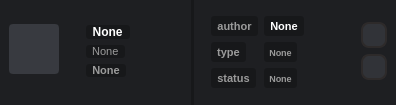
<?xml version="1.0" encoding="UTF-8"?>
<ui version="4.0">
 <class>Form</class>
 <widget class="QWidget" name="Form">
  <property name="geometry">
   <rect>
    <x>0</x>
    <y>0</y>
    <width>396</width>
    <height>105</height>
   </rect>
  </property>
  <property name="windowTitle">
   <string>Form</string>
  </property>
  <property name="styleSheet">
   <string notr="true">QWidget {
	background-color: rgb(30, 31, 34);
	color: rgb(255, 255, 255);
}</string>
  </property>
  <layout class="QGridLayout" name="gridLayout">
   <property name="leftMargin">
    <number>0</number>
   </property>
   <property name="topMargin">
    <number>0</number>
   </property>
   <property name="rightMargin">
    <number>0</number>
   </property>
   <property name="bottomMargin">
    <number>0</number>
   </property>
   <property name="spacing">
    <number>0</number>
   </property>
   <item row="0" column="0">
    <widget class="QFrame" name="frame">
     <property name="styleSheet">
      <string notr="true">QFrame {
	border-radius: 0px;
}
</string>
     </property>
     <property name="frameShape">
      <enum>QFrame::NoFrame</enum>
     </property>
     <property name="frameShadow">
      <enum>QFrame::Raised</enum>
     </property>
     <layout class="QGridLayout" name="gridLayout_2">
      <property name="topMargin">
       <number>0</number>
      </property>
      <property name="bottomMargin">
       <number>0</number>
      </property>
      <property name="horizontalSpacing">
       <number>17</number>
      </property>
      <item row="0" column="2">
       <spacer name="horizontalSpacer">
        <property name="orientation">
         <enum>Qt::Horizontal</enum>
        </property>
        <property name="sizeHint" stdset="0">
         <size>
          <width>40</width>
          <height>20</height>
         </size>
        </property>
       </spacer>
      </item>
      <item row="0" column="0" rowspan="2">
       <widget class="QPushButton" name="pushButton">
        <property name="sizePolicy">
         <sizepolicy hsizetype="Preferred" vsizetype="Preferred">
          <horstretch>0</horstretch>
          <verstretch>0</verstretch>
         </sizepolicy>
        </property>
        <property name="minimumSize">
         <size>
          <width>50</width>
          <height>50</height>
         </size>
        </property>
        <property name="maximumSize">
         <size>
          <width>50</width>
          <height>50</height>
         </size>
        </property>
        <property name="styleSheet">
         <string notr="true">QPushButton {
	border-radius: 4px;
	background-color: rgb(56, 58, 64);
	border: 2px solid rgb(56, 58, 64);
}

QPushButton:hover {
	background-color: rgb(76, 78, 84);
}

QPushButton:pressed {
	background-color: rgb(66, 68, 74);
	color: rgb(30, 31, 34);
}</string>
        </property>
        <property name="text">
         <string/>
        </property>
       </widget>
      </item>
      <item row="0" column="5" rowspan="2">
       <widget class="QFrame" name="frame_2">
        <property name="minimumSize">
         <size>
          <width>44</width>
          <height>0</height>
         </size>
        </property>
        <property name="frameShape">
         <enum>QFrame::NoFrame</enum>
        </property>
        <property name="frameShadow">
         <enum>QFrame::Raised</enum>
        </property>
        <layout class="QGridLayout" name="gridLayout_3">
         <property name="leftMargin">
          <number>0</number>
         </property>
         <property name="topMargin">
          <number>4</number>
         </property>
         <property name="rightMargin">
          <number>0</number>
         </property>
         <property name="bottomMargin">
          <number>0</number>
         </property>
         <property name="horizontalSpacing">
          <number>0</number>
         </property>
         <property name="verticalSpacing">
          <number>6</number>
         </property>
         <item row="3" column="2">
          <spacer name="verticalSpacer">
           <property name="orientation">
            <enum>Qt::Vertical</enum>
           </property>
           <property name="sizeHint" stdset="0">
            <size>
             <width>20</width>
             <height>40</height>
            </size>
           </property>
          </spacer>
         </item>
         <item row="2" column="2">
          <widget class="QPushButton" name="pushButton_3">
           <property name="sizePolicy">
            <sizepolicy hsizetype="Fixed" vsizetype="Fixed">
             <horstretch>0</horstretch>
             <verstretch>0</verstretch>
            </sizepolicy>
           </property>
           <property name="minimumSize">
            <size>
             <width>26</width>
             <height>26</height>
            </size>
           </property>
           <property name="maximumSize">
            <size>
             <width>26</width>
             <height>26</height>
            </size>
           </property>
           <property name="styleSheet">
            <string notr="true">QPushButton {
	color: rgb(255, 255, 255);
	background-color: rgb(49, 51, 56);
	border-radius: 8px;
    border: 2px solid #2d2a2a;
}

QPushButton:hover {
	background-color: rgb(59, 61, 66);
}

QPushButton:pressed {
	background-color: rgb(76, 78, 84);
}</string>
           </property>
           <property name="text">
            <string/>
           </property>
           <property name="icon">
            <iconset>
             <normaloff>res/SHARE.png</normaloff>res/SHARE.png</iconset>
           </property>
          </widget>
         </item>
         <item row="1" column="2">
          <widget class="QPushButton" name="pushButton_2">
           <property name="sizePolicy">
            <sizepolicy hsizetype="Fixed" vsizetype="Fixed">
             <horstretch>0</horstretch>
             <verstretch>0</verstretch>
            </sizepolicy>
           </property>
           <property name="minimumSize">
            <size>
             <width>26</width>
             <height>26</height>
            </size>
           </property>
           <property name="maximumSize">
            <size>
             <width>26</width>
             <height>26</height>
            </size>
           </property>
           <property name="styleSheet">
            <string notr="true">QPushButton {
	color: rgb(255, 255, 255);
	background-color: rgb(49, 51, 56);
	border-radius: 8px;
    border: 2px solid #2d2a2a;
}

QPushButton:hover {
	background-color: rgb(59, 61, 66);
}

QPushButton:pressed {
	background-color: rgb(76, 78, 84);
}</string>
           </property>
           <property name="text">
            <string/>
           </property>
           <property name="icon">
            <iconset>
             <normaloff>res/download.png</normaloff>res/download.png</iconset>
           </property>
          </widget>
         </item>
         <item row="1" column="0" rowspan="2">
          <spacer name="horizontalSpacer_4">
           <property name="orientation">
            <enum>Qt::Horizontal</enum>
           </property>
           <property name="sizeType">
            <enum>QSizePolicy::Preferred</enum>
           </property>
           <property name="sizeHint" stdset="0">
            <size>
             <width>40</width>
             <height>20</height>
            </size>
           </property>
          </spacer>
         </item>
         <item row="0" column="2">
          <spacer name="verticalSpacer_6">
           <property name="orientation">
            <enum>Qt::Vertical</enum>
           </property>
           <property name="sizeHint" stdset="0">
            <size>
             <width>20</width>
             <height>40</height>
            </size>
           </property>
          </spacer>
         </item>
        </layout>
       </widget>
      </item>
      <item row="0" column="4" rowspan="2">
       <widget class="QFrame" name="frame_4">
        <property name="minimumSize">
         <size>
          <width>21</width>
          <height>0</height>
         </size>
        </property>
        <property name="styleSheet">
         <string notr="true">QLabel {
	color: rgb(255, 255, 255);
	background-color: rgb(23, 24, 26);
	border-radius: 3px;
}</string>
        </property>
        <property name="frameShape">
         <enum>QFrame::NoFrame</enum>
        </property>
        <property name="frameShadow">
         <enum>QFrame::Raised</enum>
        </property>
        <layout class="QGridLayout" name="gridLayout_5">
         <property name="leftMargin">
          <number>0</number>
         </property>
         <property name="topMargin">
          <number>4</number>
         </property>
         <property name="rightMargin">
          <number>0</number>
         </property>
         <property name="bottomMargin">
          <number>0</number>
         </property>
         <property name="horizontalSpacing">
          <number>6</number>
         </property>
         <item row="1" column="1">
          <widget class="QLabel" name="label_4">
           <property name="sizePolicy">
            <sizepolicy hsizetype="Maximum" vsizetype="Preferred">
             <horstretch>0</horstretch>
             <verstretch>0</verstretch>
            </sizepolicy>
           </property>
           <property name="font">
            <font>
             <pointsize>8</pointsize>
             <weight>75</weight>
             <bold>true</bold>
            </font>
           </property>
           <property name="text">
            <string>  None  </string>
           </property>
           <property name="alignment">
            <set>Qt::AlignCenter</set>
           </property>
          </widget>
         </item>
         <item row="3" column="1">
          <widget class="QLabel" name="label_6">
           <property name="sizePolicy">
            <sizepolicy hsizetype="Maximum" vsizetype="Preferred">
             <horstretch>0</horstretch>
             <verstretch>0</verstretch>
            </sizepolicy>
           </property>
           <property name="font">
            <font>
             <pointsize>7</pointsize>
             <weight>75</weight>
             <bold>true</bold>
            </font>
           </property>
           <property name="styleSheet">
            <string notr="true">color: rgb(155, 155, 155);</string>
           </property>
           <property name="text">
            <string>  None  </string>
           </property>
           <property name="alignment">
            <set>Qt::AlignCenter</set>
           </property>
          </widget>
         </item>
         <item row="2" column="1">
          <widget class="QLabel" name="label_5">
           <property name="sizePolicy">
            <sizepolicy hsizetype="Maximum" vsizetype="Preferred">
             <horstretch>0</horstretch>
             <verstretch>0</verstretch>
            </sizepolicy>
           </property>
           <property name="font">
            <font>
             <pointsize>7</pointsize>
             <weight>75</weight>
             <bold>true</bold>
            </font>
           </property>
           <property name="styleSheet">
            <string notr="true">color: rgb(155, 155, 155);</string>
           </property>
           <property name="text">
            <string>  None  </string>
           </property>
           <property name="alignment">
            <set>Qt::AlignCenter</set>
           </property>
          </widget>
         </item>
         <item row="1" column="0">
          <widget class="QLabel" name="label_7">
           <property name="sizePolicy">
            <sizepolicy hsizetype="Maximum" vsizetype="Preferred">
             <horstretch>0</horstretch>
             <verstretch>0</verstretch>
            </sizepolicy>
           </property>
           <property name="font">
            <font>
             <pointsize>8</pointsize>
             <weight>75</weight>
             <bold>true</bold>
            </font>
           </property>
           <property name="styleSheet">
            <string notr="true">color: rgb(155, 155, 155);</string>
           </property>
           <property name="text">
            <string>  author  </string>
           </property>
           <property name="alignment">
            <set>Qt::AlignCenter</set>
           </property>
          </widget>
         </item>
         <item row="2" column="0">
          <widget class="QLabel" name="label_8">
           <property name="sizePolicy">
            <sizepolicy hsizetype="Maximum" vsizetype="Preferred">
             <horstretch>0</horstretch>
             <verstretch>0</verstretch>
            </sizepolicy>
           </property>
           <property name="font">
            <font>
             <pointsize>8</pointsize>
             <weight>75</weight>
             <bold>true</bold>
            </font>
           </property>
           <property name="styleSheet">
            <string notr="true">color: rgb(155, 155, 155);</string>
           </property>
           <property name="text">
            <string>  type  </string>
           </property>
           <property name="alignment">
            <set>Qt::AlignCenter</set>
           </property>
          </widget>
         </item>
         <item row="3" column="0">
          <widget class="QLabel" name="label_9">
           <property name="sizePolicy">
            <sizepolicy hsizetype="Maximum" vsizetype="Preferred">
             <horstretch>0</horstretch>
             <verstretch>0</verstretch>
            </sizepolicy>
           </property>
           <property name="font">
            <font>
             <pointsize>8</pointsize>
             <weight>75</weight>
             <bold>true</bold>
            </font>
           </property>
           <property name="styleSheet">
            <string notr="true">color: rgb(155, 155, 155);</string>
           </property>
           <property name="text">
            <string>  status  </string>
           </property>
           <property name="alignment">
            <set>Qt::AlignCenter</set>
           </property>
          </widget>
         </item>
         <item row="0" column="0" colspan="2">
          <spacer name="verticalSpacer_4">
           <property name="orientation">
            <enum>Qt::Vertical</enum>
           </property>
           <property name="sizeType">
            <enum>QSizePolicy::Preferred</enum>
           </property>
           <property name="sizeHint" stdset="0">
            <size>
             <width>86</width>
             <height>12</height>
            </size>
           </property>
          </spacer>
         </item>
         <item row="4" column="0" colspan="2">
          <spacer name="verticalSpacer_5">
           <property name="orientation">
            <enum>Qt::Vertical</enum>
           </property>
           <property name="sizeType">
            <enum>QSizePolicy::Preferred</enum>
           </property>
           <property name="sizeHint" stdset="0">
            <size>
             <width>86</width>
             <height>11</height>
            </size>
           </property>
          </spacer>
         </item>
        </layout>
       </widget>
      </item>
      <item row="0" column="1" rowspan="2">
       <widget class="QFrame" name="frame_3">
        <property name="styleSheet">
         <string notr="true">QLabel {
	color: rgb(255, 255, 255);
	background-color: rgb(23, 24, 26);
	border-radius: 3px;
}</string>
        </property>
        <property name="frameShape">
         <enum>QFrame::NoFrame</enum>
        </property>
        <property name="frameShadow">
         <enum>QFrame::Raised</enum>
        </property>
        <layout class="QGridLayout" name="gridLayout_4">
         <property name="leftMargin">
          <number>10</number>
         </property>
         <property name="topMargin">
          <number>4</number>
         </property>
         <property name="rightMargin">
          <number>0</number>
         </property>
         <property name="bottomMargin">
          <number>0</number>
         </property>
         <item row="1" column="0">
          <widget class="QLabel" name="label_2">
           <property name="sizePolicy">
            <sizepolicy hsizetype="Maximum" vsizetype="Preferred">
             <horstretch>0</horstretch>
             <verstretch>0</verstretch>
            </sizepolicy>
           </property>
           <property name="font">
            <font>
             <weight>75</weight>
             <bold>true</bold>
            </font>
           </property>
           <property name="styleSheet">
            <string notr="true"/>
           </property>
           <property name="text">
            <string>  None  </string>
           </property>
          </widget>
         </item>
         <item row="3" column="0">
          <widget class="QLabel" name="label">
           <property name="sizePolicy">
            <sizepolicy hsizetype="Maximum" vsizetype="Preferred">
             <horstretch>0</horstretch>
             <verstretch>0</verstretch>
            </sizepolicy>
           </property>
           <property name="font">
            <font>
             <pointsize>8</pointsize>
             <weight>75</weight>
             <bold>true</bold>
            </font>
           </property>
           <property name="styleSheet">
            <string notr="true">color: rgb(155, 155, 155);</string>
           </property>
           <property name="text">
            <string>  None  </string>
           </property>
           <property name="scaledContents">
            <bool>true</bool>
           </property>
           <property name="alignment">
            <set>Qt::AlignCenter</set>
           </property>
          </widget>
         </item>
         <item row="4" column="0">
          <spacer name="verticalSpacer_2">
           <property name="orientation">
            <enum>Qt::Vertical</enum>
           </property>
           <property name="sizeHint" stdset="0">
            <size>
             <width>20</width>
             <height>40</height>
            </size>
           </property>
          </spacer>
         </item>
         <item row="2" column="0">
          <widget class="QLabel" name="label_3">
           <property name="sizePolicy">
            <sizepolicy hsizetype="Maximum" vsizetype="Preferred">
             <horstretch>0</horstretch>
             <verstretch>0</verstretch>
            </sizepolicy>
           </property>
           <property name="font">
            <font>
             <pointsize>8</pointsize>
            </font>
           </property>
           <property name="styleSheet">
            <string notr="true">color: rgb(155, 155, 155);</string>
           </property>
           <property name="text">
            <string>  None  </string>
           </property>
          </widget>
         </item>
         <item row="0" column="0">
          <spacer name="verticalSpacer_3">
           <property name="orientation">
            <enum>Qt::Vertical</enum>
           </property>
           <property name="sizeHint" stdset="0">
            <size>
             <width>20</width>
             <height>40</height>
            </size>
           </property>
          </spacer>
         </item>
        </layout>
       </widget>
      </item>
      <item row="0" column="3" rowspan="3">
       <widget class="Line" name="line">
        <property name="styleSheet">
         <string notr="true">background-color: rgb(23, 24, 26);</string>
        </property>
        <property name="orientation">
         <enum>Qt::Vertical</enum>
        </property>
       </widget>
      </item>
     </layout>
    </widget>
   </item>
  </layout>
 </widget>
 <resources/>
 <connections/>
</ui>
